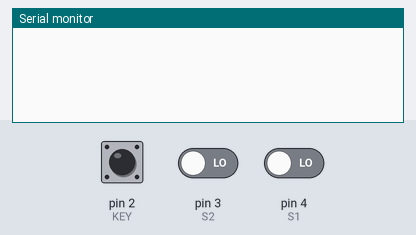
The sketch below on a simulated Arduino Leonardo, built with avr-gcc and run on an emulated ATmega32U4. On the bench: the last lines printed to the serial monitor. Inputs (shaded band) come from the test bench; at power-on: pin 2 (KEY) HIGH, pin 3 (S2) LOW, pin 4 (S1) LOW. USB keyboard and mouse output is not drawn.

Above: at 1.2 s.
1.3 s: pin 2 (KEY) pulled LOW for 0.15 s
At 1.43 s:
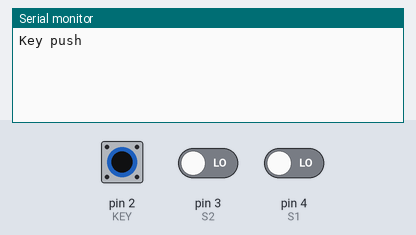
At 2.1 s:
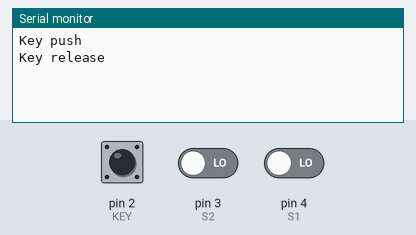

The sketch:

wavgat_rot_enc_joy.ino
```cpp
/*
 * WAVGAT rotary encoder joystick button
 */
#include <Joystick.h>     // https://github.com/MHeironimus/ArduinoJoystickLibrary

#define KEY 2 // KEY pin
#define S2 3  // S2 pin
#define S1 4  // S1 pin

#define CCW 0b010010  // knob turn CCW pattern
#define CW 0b100001   // knob turn CW pattern
#define DEF 0b11  // default / base value of encoder signal
#define ENC_BTN_JOY 0
#define ENC_CCW_JOY 1
#define ENC_CW_JOY 2

byte prevPattern = 0; // previous signal pattern
byte pattern = 0;     // actual signal pattern
bool keyPushed = false;     // button push status

Joystick_ Joystick(0x03, JOYSTICK_TYPE_JOYSTICK, 3, 0, false, false, false, false, false, false, false, false, false, false, false);

void setup() {
  pinMode(KEY, INPUT);
  pinMode(S2, INPUT);
  pinMode(S1, INPUT);
  Serial.begin(9600);
  Joystick.begin();
}

void loop() {
  readEncoder();
}

/*
 * press, wait and release the button
 */
void pushJoyButton( int buttonId ) {
  Joystick.pressButton( buttonId );
  delay(100);
  Joystick.releaseButton( buttonId );
}

/*
 * read encoder and button status
 */
void readEncoder() {
  byte aktS1 = digitalRead(S1);
  byte aktS2 = digitalRead(S2);
  byte aktKey = ! digitalRead(KEY);

  if (keyPushed != aktKey) {
    keyPushed = aktKey;
    Serial.println( keyPushed ? "Key push" : "Key release");
    if ( keyPushed ) {
      Joystick.pressButton( ENC_BTN_JOY );
    } else {
      Joystick.releaseButton( ENC_BTN_JOY );
    }
  }

  byte aktPattern = (aktS1 << 1) | aktS2;
  if (aktPattern != prevPattern) {
    prevPattern = aktPattern;
    if ( aktPattern != DEF ) {
      pattern = (pattern << 2) | aktPattern;
    } else {
      if (pattern == CW ) {
        Serial.println( "Turn right" );
        pushJoyButton(ENC_CW_JOY);
      } else if (pattern == CCW ) {
        Serial.println( "Turn left" );
        pushJoyButton(ENC_CCW_JOY);
      }
      pattern = 0;
    }
  }
}
```

Measured:
- after the input at 1.3 s, the serial monitor: prints a new line at once (image 1)
